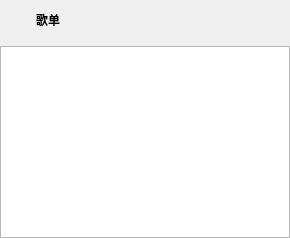
         <widget class="QWidget" name="musicListPage">
          <layout class="QVBoxLayout" name="musicListPageVLayout">
           <property name="leftMargin">
            <number>0</number>
           </property>
           <property name="topMargin">
            <number>0</number>
           </property>
           <property name="rightMargin">
            <number>0</number>
           </property>
           <property name="bottomMargin">
            <number>0</number>
           </property>
           <item>
            <layout class="QHBoxLayout" name="pageOperationHLayout4">
             <item>
              <widget class="QLabel" name="musicListPicLabel2">
               <property name="minimumSize">
                <size>
                 <width>30</width>
                 <height>30</height>
                </size>
               </property>
               <property name="maximumSize">
                <size>
                 <width>30</width>
                 <height>30</height>
                </size>
               </property>
               <property name="text">
                <string/>
               </property>
               <property name="pixmap">
                <pixmap resource="images.qrc">:/images/musicList.png</pixmap>
               </property>
               <property name="scaledContents">
                <bool>true</bool>
               </property>
              </widget>
             </item>
             <item>
              <widget class="QLabel" name="musicListTextLabel2">
               <property name="sizePolicy">
                <sizepolicy hsizetype="Preferred" vsizetype="Fixed">
                 <horstretch>0</horstretch>
                 <verstretch>0</verstretch>
                </sizepolicy>
               </property>
               <property name="font">
                <font>
                 <family>微软雅黑</family>
                 <pointsize>9</pointsize>
                 <weight>75</weight>
                 <bold>true</bold>
                </font>
               </property>
               <property name="text">
                <string>歌单</string>
               </property>
              </widget>
             </item>
             <item>
              <widget class="QToolButton" name="musicListAddToolBtn2">
               <property name="minimumSize">
                <size>
                 <width>40</width>
                 <height>40</height>
                </size>
               </property>
               <property name="maximumSize">
                <size>
                 <width>40</width>
                 <height>40</height>
                </size>
               </property>
               <property name="cursor">
                <cursorShape>PointingHandCursor</cursorShape>
               </property>
               <property name="toolTip">
                <string>添加歌单</string>
               </property>
               <property name="text">
                <string/>
               </property>
               <property name="icon">
                <iconset resource="images.qrc">
                 <normaloff>:/images/add.png</normaloff>:/images/add.png</iconset>
               </property>
               <property name="iconSize">
                <size>
                 <width>25</width>
                 <height>25</height>
                </size>
               </property>
               <property name="autoRaise">
                <bool>true</bool>
               </property>
              </widget>
             </item>
             <item>
              <widget class="QToolButton" name="musicListMusicianToolBtn">
               <property name="minimumSize">
                <size>
                 <width>40</width>
                 <height>40</height>
                </size>
               </property>
               <property name="maximumSize">
                <size>
                 <width>40</width>
                 <height>40</height>
                </size>
               </property>
               <property name="cursor">
                <cursorShape>PointingHandCursor</cursorShape>
               </property>
               <property name="toolTip">
                <string>按歌手名排序</string>
               </property>
               <property name="text">
                <string/>
               </property>
               <property name="icon">
                <iconset resource="images.qrc">
                 <normaloff>:/images/musician.png</normaloff>:/images/musician.png</iconset>
               </property>
               <property name="iconSize">
                <size>
                 <width>35</width>
                 <height>35</height>
                </size>
               </property>
               <property name="autoRaise">
                <bool>true</bool>
               </property>
              </widget>
             </item>
             <item>
              <widget class="QToolButton" name="musicListSongsToolBtn">
               <property name="minimumSize">
                <size>
                 <width>40</width>
                 <height>40</height>
                </size>
               </property>
               <property name="maximumSize">
                <size>
                 <width>40</width>
                 <height>40</height>
                </size>
               </property>
               <property name="cursor">
                <cursorShape>PointingHandCursor</cursorShape>
               </property>
               <property name="toolTip">
                <string>按歌曲名排序</string>
               </property>
               <property name="text">
                <string/>
               </property>
               <property name="icon">
                <iconset resource="images.qrc">
                 <normaloff>:/images/songs.png</normaloff>:/images/songs.png</iconset>
               </property>
               <property name="iconSize">
                <size>
                 <width>25</width>
                 <height>25</height>
                </size>
               </property>
               <property name="autoRaise">
                <bool>true</bool>
               </property>
              </widget>
             </item>
             <item>
              <widget class="QToolButton" name="musicListDurationToolBtn">
               <property name="minimumSize">
                <size>
                 <width>40</width>
                 <height>40</height>
                </size>
               </property>
               <property name="maximumSize">
                <size>
                 <width>40</width>
                 <height>40</height>
                </size>
               </property>
               <property name="cursor">
                <cursorShape>PointingHandCursor</cursorShape>
               </property>
               <property name="toolTip">
                <string>按时长排序</string>
               </property>
               <property name="text">
                <string/>
               </property>
               <property name="icon">
                <iconset resource="images.qrc">
                 <normaloff>:/images/clock.png</normaloff>:/images/clock.png</iconset>
               </property>
               <property name="iconSize">
                <size>
                 <width>30</width>
                 <height>30</height>
                </size>
               </property>
               <property name="autoRaise">
                <bool>true</bool>
               </property>
              </widget>
             </item>
             <item>
              <widget class="QToolButton" name="musicListClearToolBtn">
               <property name="minimumSize">
                <size>
                 <width>40</width>
                 <height>40</height>
                </size>
               </property>
               <property name="maximumSize">
                <size>
                 <width>40</width>
                 <height>40</height>
                </size>
               </property>
               <property name="cursor">
                <cursorShape>PointingHandCursor</cursorShape>
               </property>
               <property name="toolTip">
                <string>清空列表</string>
               </property>
               <property name="text">
                <string/>
               </property>
               <property name="icon">
                <iconset resource="images.qrc">
                 <normaloff>:/images/clear.png</normaloff>:/images/clear.png</iconset>
               </property>
               <property name="iconSize">
                <size>
                 <width>25</width>
                 <height>25</height>
                </size>
               </property>
               <property name="autoRaise">
                <bool>true</bool>
               </property>
              </widget>
             </item>
            </layout>
           </item>
           <item>
            <widget class="MusicTableWidget" name="musicListWidget">
             <property name="focusPolicy">
              <enum>Qt::NoFocus</enum>
             </property>
             <property name="acceptDrops">
              <bool>true</bool>
             </property>
             <property name="horizontalScrollBarPolicy">
              <enum>Qt::ScrollBarAlwaysOff</enum>
             </property>
             <property name="editTriggers">
              <set>QAbstractItemView::NoEditTriggers</set>
             </property>
             <property name="alternatingRowColors">
              <bool>true</bool>
             </property>
             <property name="selectionBehavior">
              <enum>QAbstractItemView::SelectRows</enum>
             </property>
             <property name="verticalScrollMode">
              <enum>QAbstractItemView::ScrollPerPixel</enum>
             </property>
             <property name="showGrid">
              <bool>false</bool>
             </property>
             <property name="gridStyle">
              <enum>Qt::NoPen</enum>
             </property>
             <property name="wordWrap">
              <bool>false</bool>
             </property>
             <property name="cornerButtonEnabled">
              <bool>false</bool>
             </property>
             <attribute name="verticalHeaderVisible">
              <bool>false</bool>
             </attribute>
            </widget>
           </item>
          </layout>
         </widget>
